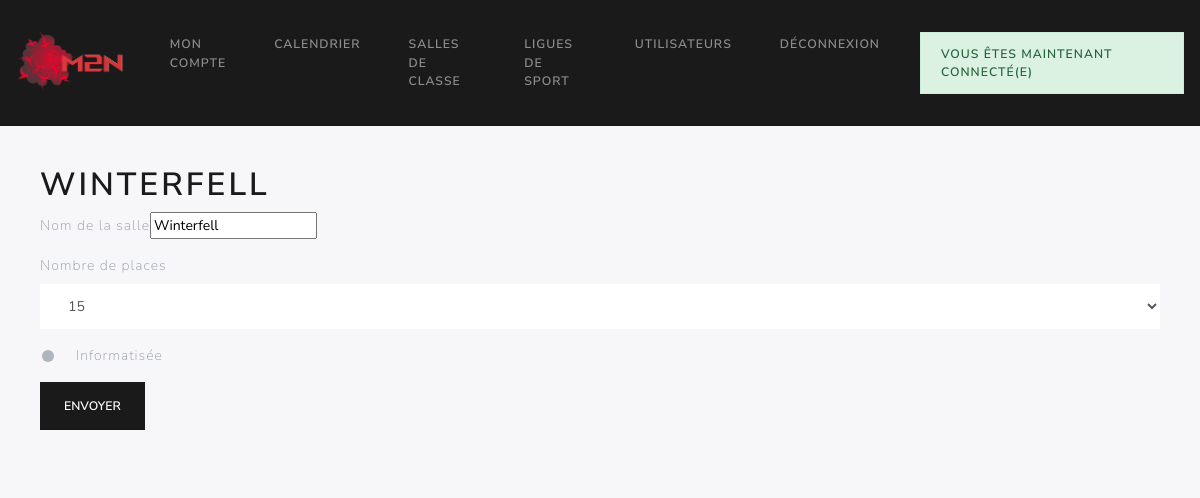
Screenshot of /index.php?action=editSalle&idSalle=1 (signed in) with the database file from the repository.
### tables this page shows
CREATE TABLE `salles` (
  `id_salle` int(11) NOT NULL,
  `nom_salle` varchar(50) NOT NULL,
  `nb_places` int(11) NOT NULL,
  `informatisee` tinyint(1) NOT NULL,
  `bloquee` tinyint(1) NOT NULL
);

### modeles/fonctions.php (called while the page is built, shortened)
<?php
function render(string $vue, $parameters =[]){
    extract($parameters);
    require "vues/$vue.php";
}
function pages(string $pageName,array $parameters =[]){
    extract($parameters);
    render($pageName,$parameters);
}

### controleurs/editSalle.php (called while the page is built, shortened)
<?php
$pdo = get_pdo();
$req = $pdo->query("SELECT * FROM salles where id_salle=".$_GET['idSalle']);
$salle = $req->fetch();
pages('editSalle',['title' => 'M2L - Modification de salle' ,'salle' => $salle, 'admin' => $admin]);

### vues/editSalle.php (the view, shortened to what this page needs)
<div class="jumbotron">
<h1><?= $salle['nom_salle'];?></h1>
<form action =""  method="post">
<div div class="form-group" >Nom de la salle<input type="text" name='nom_salle' value='<?= $salle['nom_salle'];?>' /> <br/> </div>
    <div class="form-group">
        <label for="exampleSelect1" name="" >Nombre de places</label>
        <select name="nb_places" class="form-control">
            <?php if($salle['nb_places']=='15'){
                echo'<option value="15" selected="selected">15</option>';
            }
             else{
                echo'<option value="15">15</option>';
             }
            ?>;
        </select>
    </div>
    <div class="form-group">
        <div class="custom-control custom-switch">
            <label for="customSwitch1" class="custom-control-label" >Informatisée</label>
        </div>
    </div>
<input type="submit" class="btn btn-primary" value='Envoyer'/>
</form>
</div>
    </body>
</html>

### Public/css/stylesheet.css (style rules this page uses)
body { background-color: #F7F7F9; }
.jumbotron { padding: 5vh; }

### rows the page displays
salles: nom_salle "WINTERFELL", nom_salle "Winterfell", nb_places "15"

### other values shown
$message "VOUS ÊTES MAINTENANT CONNECTÉ(E)"
